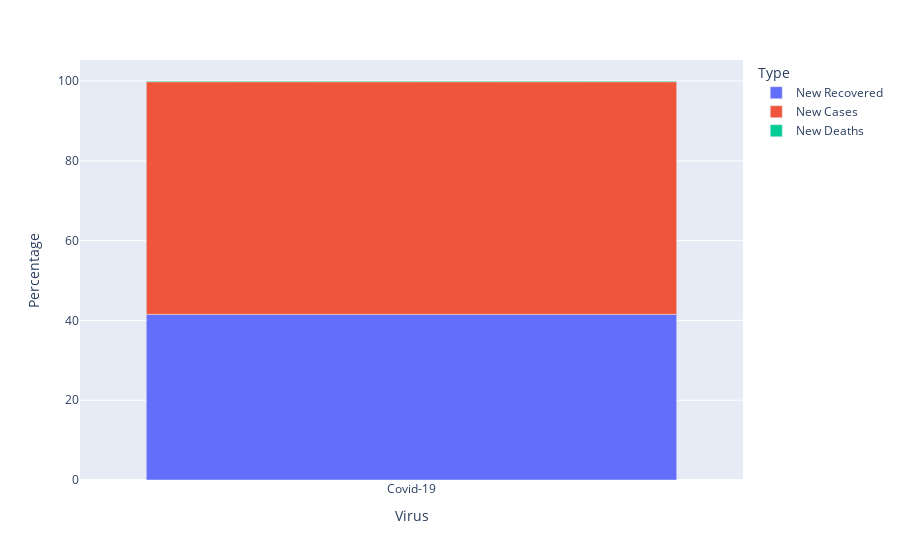

Write notebook code for a chart like this one.
### Code cell
fig = px.bar(cases_df, x="Virus", y="Percentage", color="Type",hover_data=["Total"])
fig.show()

### Figure 1 — Plotly figure (JSON) as saved in the notebook; plotly's stock layout.template omitted (floating-point values rounded to 4 significant figures)
{"data": [{"alignmentgroup": "True", "customdata": [[2578322]], "hovertemplate": "Type=New Recovered<br>Virus=%{x}<br>Percentage=%{y}<br>Total=%{customdata[0]}<extra></extra>", "legendgroup": "New Recovered", "marker": {"color": "#636efa", "pattern": {"shape": ""}}, "name": "New Recovered", "offsetgroup": "New Recovered", "orientation": "v", "showlegend": true, "textposition": "auto", "type": "bar", "x": ["Covid-19"], "xaxis": "x", "y": [41.51], "yaxis": "y"}, {"alignmentgroup": "True", "customdata": [[3623232]], "hovertemplate": "Type=New Cases<br>Virus=%{x}<br>Percentage=%{y}<br>Total=%{customdata[0]}<extra></extra>", "legendgroup": "New Cases", "marker": {"color": "#EF553B", "pattern": {"shape": ""}}, "name": "New Cases", "offsetgroup": "New Cases", "orientation": "v", "showlegend": true, "textposition": "auto", "type": "bar", "x": ["Covid-19"], "xaxis": "x", "y": [58.33], "yaxis": "y"}, {"alignmentgroup": "True", "customdata": [[10261]], "hovertemplate": "Type=New Deaths<br>Virus=%{x}<br>Percentage=%{y}<br>Total=%{customdata[0]}<extra></extra>", "legendgroup": "New Deaths", "marker": {"color": "#00cc96", "pattern": {"shape": ""}}, "name": "New Deaths", "offsetgroup": "New Deaths", "orientation": "v", "showlegend": true, "textposition": "auto", "type": "bar", "x": ["Covid-19"], "xaxis": "x", "y": [0.17], "yaxis": "y"}], "layout": {"barmode": "relative", "legend": {"title": {"text": "Type"}, "tracegroupgap": 0}, "margin": {"t": 60}, "xaxis": {"anchor": "y", "domain": [0, 1], "title": {"text": "Virus"}}, "yaxis": {"anchor": "x", "domain": [0, 1], "title": {"text": "Percentage"}}}}
